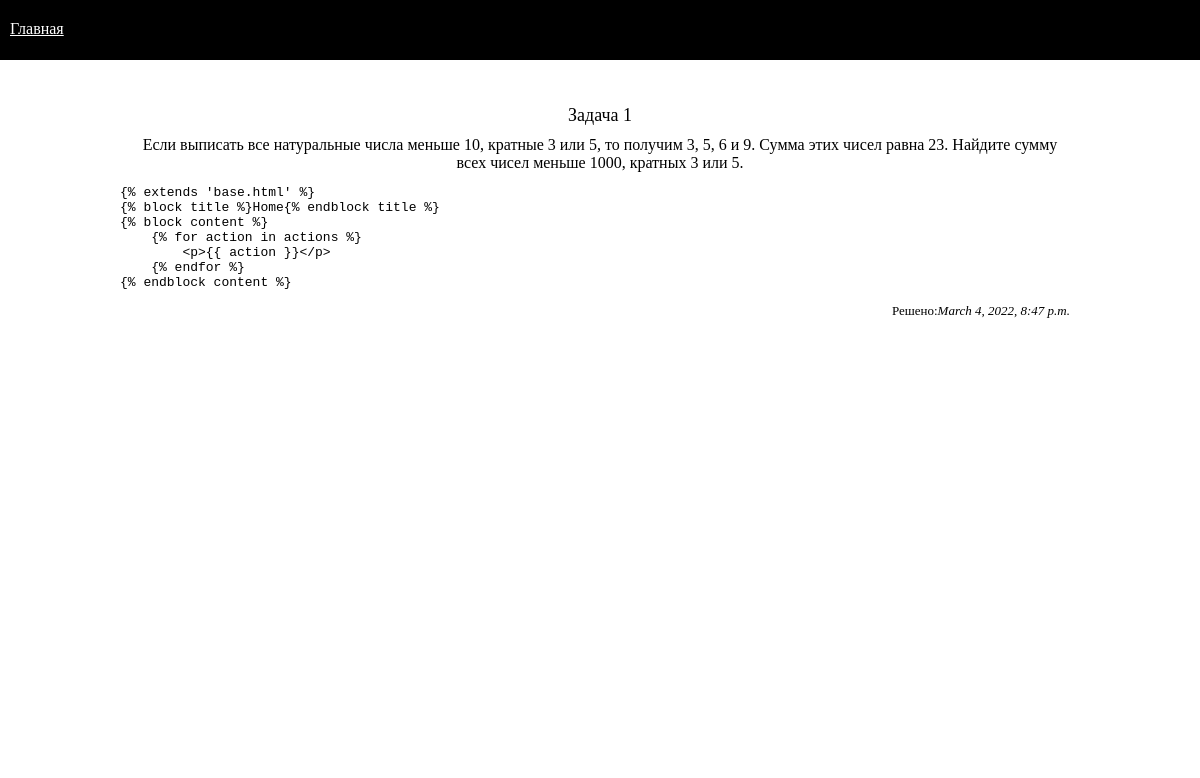
Page /detail/1/ on the committed database.
### action/models.py (models this page shows, shortened)
class Action(models.Model):
    name = models.CharField(max_length=256)
    problem = models.TextField()
    description = models.TextField(blank=True)
    solution = models.TextField()
    created = models.DateTimeField(auto_now_add=True)
    update = models.DateTimeField(auto_now=True)

### action/views.py (the view)
# urls.py: path("detail/<int:pk>/", views.SolutionDetailView.as_view(), name='detail'),
class SolutionDetailView(generic.DetailView):
    model = Action
    template_name = 'action/detail.html'
    context_object_name = 'action'

### templates/action/detail.html (shortened to what this page needs)
{% extends 'base.html' %}
{% block content %}
<div class="list">
    <div class="name"><p>{{ action.name }}</p></div>
    <div class="problem"><p>{{ action.problem }}</p></div>
    <div class="solution"><pre>{{ action.solution }}</pre></div>
    <div class="date"><p>Решено:<span>{{ action.created }}</span></p></div>
</div>
{% endblock content %}

### templates/base.html (shortened to what this page needs)
{% load static %}
<!DOCTYPE html>
<html lang="en">
<head>
    <link href="{% static 'css/css.css' %}" rel="stylesheet">
</head>
<body>
    <nav class="topnav">
        <a class="main" href="{% url 'action:home' %}">Главная</a>
    </nav>
    {% block content %}
    {% endblock content %}
</body>
</html>

### static/css/css.css (style rules this page uses)
html { background: url("../img/wood.jpg") no-repeat fixed; background-size: cover; height: 100%; }
body { margin: 0; height: 100%; }
nav { background-color: black; height: 60px; }
nav a { display: inline-block; color: white; margin: 20px 5px 20px 10px; font-family: LKLUG; }
.list { background-color: white; width: 80%; height: 80%; margin: 20px auto; border-radius: 15px; padding: 15px; }
.list p { margin: 10px; font-family: LKLUG; }
.list .name { text-align: center; font-size: large; }
.list .problem { text-align: center; font-size: medium; }
.list .date { text-align: right; font-size: small; }
.list .date span { font-style: italic; }

### rows in the picture
Action: name "Задача 1", problem "Если выписать все натуральные числа меньше 10, кратные 3 или 5, то получим 3, 5, 6 и 9. Сумма этих чисел равна 23. Найдите сумму всех чисел меньше 1000, кратных 3 или 5.", solution "{% extends 'base.html' %} {% block title %}Home{% endblock title %} {% block content %} {% for action in actions %} <p>{{ action }}</p> {% endfor %} {% endblock content %}", created "March 4, 2022, 8:47 p.m."
